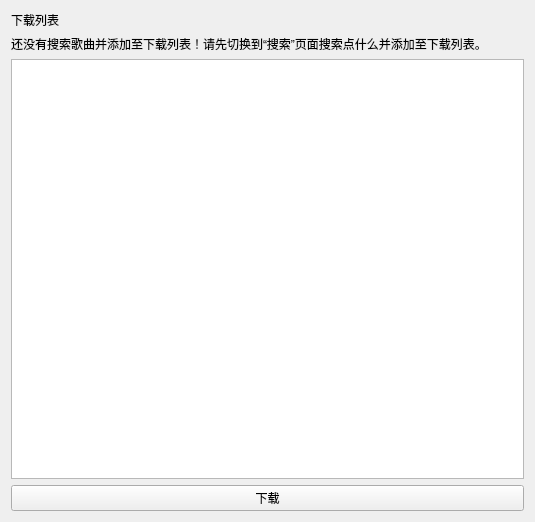
<?xml version="1.0" encoding="UTF-8"?>
<ui version="4.0">
 <class>DownloadList</class>
 <widget class="QFrame" name="DownloadList">
  <property name="geometry">
   <rect>
    <x>0</x>
    <y>0</y>
    <width>535</width>
    <height>522</height>
   </rect>
  </property>
  <property name="windowTitle">
   <string>Frame</string>
  </property>
  <layout class="QVBoxLayout" name="verticalLayout">
   <item>
    <widget class="TitleLabel" name="TitleLabel">
     <property name="text">
      <string>下载列表</string>
     </property>
    </widget>
   </item>
   <item>
    <widget class="BodyLabel" name="ResultLabel">
     <property name="text">
      <string>还没有搜索歌曲并添加至下载列表！请先切换到“搜索”页面搜索点什么并添加至下载列表。</string>
     </property>
    </widget>
   </item>
   <item>
    <widget class="TableWidget" name="DownloadListTable"/>
   </item>
   <item>
    <layout class="QHBoxLayout" name="horizontalLayout">
     <property name="leftMargin">
      <number>0</number>
     </property>
     <property name="topMargin">
      <number>0</number>
     </property>
     <item>
      <widget class="PushButton" name="DownloadButton">
       <property name="text">
        <string>下载</string>
       </property>
      </widget>
     </item>
    </layout>
   </item>
  </layout>
 </widget>
 <customwidgets>
  <customwidget>
   <class>TitleLabel</class>
   <extends>QLabel</extends>
   <header>qfluentwidgets</header>
  </customwidget>
  <customwidget>
   <class>PushButton</class>
   <extends>QPushButton</extends>
   <header location="global">qfluentwidgets</header>
  </customwidget>
  <customwidget>
   <class>BodyLabel</class>
   <extends>QLabel</extends>
   <header location="global">qfluentwidgets</header>
  </customwidget>
  <customwidget>
   <class>TableWidget</class>
   <extends>QTableWidget</extends>
   <header location="global">qfluentwidgets</header>
  </customwidget>
 </customwidgets>
 <resources/>
 <connections/>
</ui>
